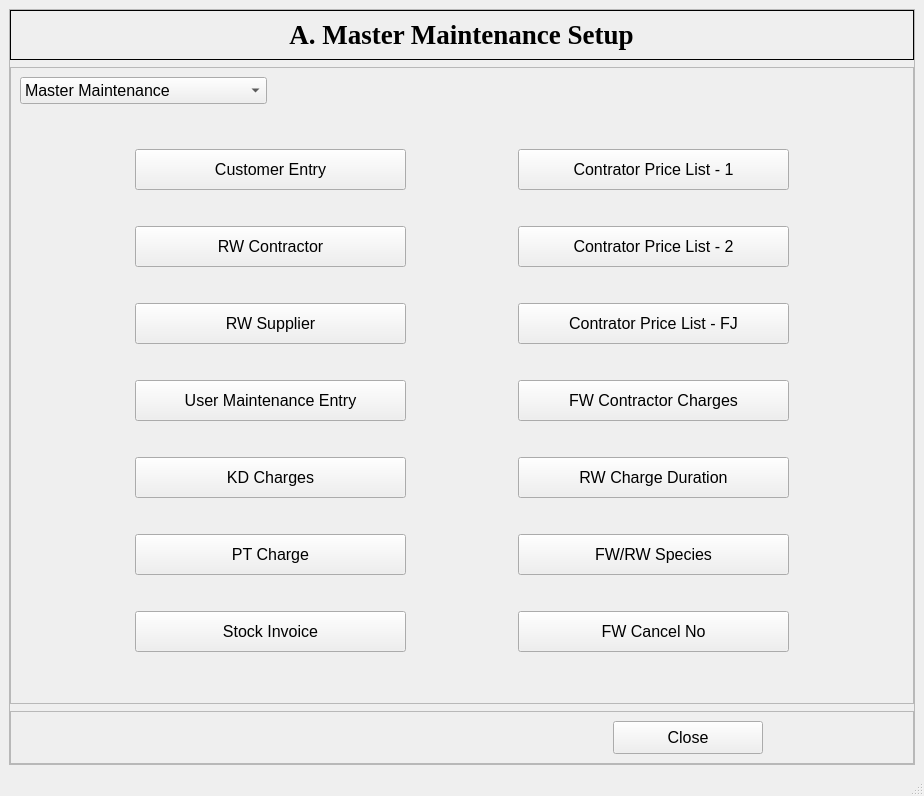
<?xml version="1.0" encoding="UTF-8"?>
<ui version="4.0">
 <class>MainWindow</class>
 <widget class="QMainWindow" name="MainWindow">
  <property name="geometry">
   <rect>
    <x>0</x>
    <y>0</y>
    <width>924</width>
    <height>796</height>
   </rect>
  </property>
  <property name="windowTitle">
   <string>MainWindow</string>
  </property>
  <widget class="QWidget" name="centralwidget">
   <layout class="QVBoxLayout" name="verticalLayout">
    <item>
     <widget class="QFrame" name="frame">
      <property name="frameShape">
       <enum>QFrame::StyledPanel</enum>
      </property>
      <property name="frameShadow">
       <enum>QFrame::Raised</enum>
      </property>
      <layout class="QVBoxLayout" name="verticalLayout_2" stretch="0,0,0">
       <property name="spacing">
        <number>7</number>
       </property>
       <property name="leftMargin">
        <number>0</number>
       </property>
       <property name="topMargin">
        <number>0</number>
       </property>
       <property name="rightMargin">
        <number>0</number>
       </property>
       <property name="bottomMargin">
        <number>0</number>
       </property>
       <item alignment="Qt::AlignTop">
        <widget class="QFrame" name="frame_3">
         <property name="minimumSize">
          <size>
           <width>0</width>
           <height>50</height>
          </size>
         </property>
         <property name="styleSheet">
          <string notr="true">QFrame{
border: 1px solid black;
}</string>
         </property>
         <property name="frameShape">
          <enum>QFrame::StyledPanel</enum>
         </property>
         <property name="frameShadow">
          <enum>QFrame::Raised</enum>
         </property>
         <layout class="QHBoxLayout" name="horizontalLayout">
          <property name="spacing">
           <number>0</number>
          </property>
          <property name="leftMargin">
           <number>0</number>
          </property>
          <property name="topMargin">
           <number>0</number>
          </property>
          <property name="rightMargin">
           <number>0</number>
          </property>
          <property name="bottomMargin">
           <number>0</number>
          </property>
          <item alignment="Qt::AlignHCenter|Qt::AlignVCenter">
           <widget class="QLabel" name="label">
            <property name="font">
             <font>
              <family>Times New Roman</family>
              <pointsize>20</pointsize>
              <weight>75</weight>
              <bold>true</bold>
             </font>
            </property>
            <property name="styleSheet">
             <string notr="true">border: none;</string>
            </property>
            <property name="text">
             <string>A. Master Maintenance Setup</string>
            </property>
            <property name="alignment">
             <set>Qt::AlignCenter</set>
            </property>
           </widget>
          </item>
         </layout>
        </widget>
       </item>
       <item>
        <widget class="QFrame" name="frame_2">
         <property name="minimumSize">
          <size>
           <width>900</width>
           <height>600</height>
          </size>
         </property>
         <property name="font">
          <font>
           <pointsize>12</pointsize>
          </font>
         </property>
         <property name="frameShape">
          <enum>QFrame::StyledPanel</enum>
         </property>
         <property name="frameShadow">
          <enum>QFrame::Raised</enum>
         </property>
         <layout class="QVBoxLayout" name="verticalLayout_3">
          <item alignment="Qt::AlignLeft">
           <widget class="QComboBox" name="dropBox">
            <item>
             <property name="text">
              <string>Master Maintenance</string>
             </property>
            </item>
            <item>
             <property name="text">
              <string>Wood Service Maintenance</string>
             </property>
            </item>
            <item>
             <property name="text">
              <string>Export Exchange Maintenance</string>
             </property>
            </item>
            <item>
             <property name="text">
              <string>Manufacturing Maintenance</string>
             </property>
            </item>
           </widget>
          </item>
          <item>
           <widget class="QStackedWidget" name="stackedWidget">
            <property name="currentIndex">
             <number>0</number>
            </property>
            <widget class="QWidget" name="page">
             <layout class="QGridLayout" name="gridLayout_2">
              <item row="0" column="0">
               <widget class="QPushButton" name="customerEntryBtn">
                <property name="minimumSize">
                 <size>
                  <width>271</width>
                  <height>41</height>
                 </size>
                </property>
                <property name="maximumSize">
                 <size>
                  <width>271</width>
                  <height>41</height>
                 </size>
                </property>
                <property name="text">
                 <string>Customer Entry</string>
                </property>
               </widget>
              </item>
              <item row="0" column="1">
               <widget class="QPushButton" name="contPriceOneBtn">
                <property name="minimumSize">
                 <size>
                  <width>271</width>
                  <height>41</height>
                 </size>
                </property>
                <property name="maximumSize">
                 <size>
                  <width>271</width>
                  <height>41</height>
                 </size>
                </property>
                <property name="text">
                 <string>Contrator Price List - 1</string>
                </property>
               </widget>
              </item>
              <item row="1" column="0">
               <widget class="QPushButton" name="rwContBtn">
                <property name="minimumSize">
                 <size>
                  <width>271</width>
                  <height>41</height>
                 </size>
                </property>
                <property name="maximumSize">
                 <size>
                  <width>271</width>
                  <height>41</height>
                 </size>
                </property>
                <property name="text">
                 <string>RW Contractor</string>
                </property>
               </widget>
              </item>
              <item row="1" column="1">
               <widget class="QPushButton" name="contPriceTwoBtn">
                <property name="minimumSize">
                 <size>
                  <width>271</width>
                  <height>41</height>
                 </size>
                </property>
                <property name="maximumSize">
                 <size>
                  <width>271</width>
                  <height>41</height>
                 </size>
                </property>
                <property name="text">
                 <string>Contrator Price List - 2</string>
                </property>
               </widget>
              </item>
              <item row="2" column="0">
               <widget class="QPushButton" name="rwSupplierBtn">
                <property name="minimumSize">
                 <size>
                  <width>271</width>
                  <height>41</height>
                 </size>
                </property>
                <property name="maximumSize">
                 <size>
                  <width>271</width>
                  <height>41</height>
                 </size>
                </property>
                <property name="text">
                 <string>RW Supplier</string>
                </property>
               </widget>
              </item>
              <item row="2" column="1">
               <widget class="QPushButton" name="contPriceFJBtn">
                <property name="minimumSize">
                 <size>
                  <width>271</width>
                  <height>41</height>
                 </size>
                </property>
                <property name="maximumSize">
                 <size>
                  <width>271</width>
                  <height>41</height>
                 </size>
                </property>
                <property name="text">
                 <string>Contrator Price List - FJ</string>
                </property>
               </widget>
              </item>
              <item row="3" column="0">
               <widget class="QPushButton" name="userMaintBtn">
                <property name="minimumSize">
                 <size>
                  <width>271</width>
                  <height>41</height>
                 </size>
                </property>
                <property name="maximumSize">
                 <size>
                  <width>271</width>
                  <height>41</height>
                 </size>
                </property>
                <property name="text">
                 <string>User Maintenance Entry</string>
                </property>
               </widget>
              </item>
              <item row="3" column="1">
               <widget class="QPushButton" name="fwContChargeBtn">
                <property name="minimumSize">
                 <size>
                  <width>271</width>
                  <height>41</height>
                 </size>
                </property>
                <property name="maximumSize">
                 <size>
                  <width>271</width>
                  <height>41</height>
                 </size>
                </property>
                <property name="text">
                 <string>FW Contractor Charges</string>
                </property>
               </widget>
              </item>
              <item row="4" column="0">
               <widget class="QPushButton" name="kdChargeBtn">
                <property name="minimumSize">
                 <size>
                  <width>271</width>
                  <height>41</height>
                 </size>
                </property>
                <property name="maximumSize">
                 <size>
                  <width>271</width>
                  <height>41</height>
                 </size>
                </property>
                <property name="text">
                 <string>KD Charges</string>
                </property>
               </widget>
              </item>
              <item row="4" column="1">
               <widget class="QPushButton" name="rwChargeDurationBtn">
                <property name="minimumSize">
                 <size>
                  <width>271</width>
                  <height>41</height>
                 </size>
                </property>
                <property name="maximumSize">
                 <size>
                  <width>271</width>
                  <height>41</height>
                 </size>
                </property>
                <property name="text">
                 <string>RW Charge Duration</string>
                </property>
               </widget>
              </item>
              <item row="5" column="0">
               <widget class="QPushButton" name="ptChargeBtn">
                <property name="minimumSize">
                 <size>
                  <width>271</width>
                  <height>41</height>
                 </size>
                </property>
                <property name="maximumSize">
                 <size>
                  <width>271</width>
                  <height>41</height>
                 </size>
                </property>
                <property name="text">
                 <string>PT Charge</string>
                </property>
               </widget>
              </item>
              <item row="5" column="1">
               <widget class="QPushButton" name="fwrwSpeciesBtn">
                <property name="minimumSize">
                 <size>
                  <width>271</width>
                  <height>41</height>
                 </size>
                </property>
                <property name="maximumSize">
                 <size>
                  <width>271</width>
                  <height>41</height>
                 </size>
                </property>
                <property name="text">
                 <string>FW/RW Species</string>
                </property>
               </widget>
              </item>
              <item row="6" column="0">
               <widget class="QPushButton" name="stockInvoiceBtn">
                <property name="minimumSize">
                 <size>
                  <width>271</width>
                  <height>41</height>
                 </size>
                </property>
                <property name="maximumSize">
                 <size>
                  <width>271</width>
                  <height>41</height>
                 </size>
                </property>
                <property name="text">
                 <string>Stock Invoice</string>
                </property>
               </widget>
              </item>
              <item row="6" column="1">
               <widget class="QPushButton" name="fwCancelNo">
                <property name="minimumSize">
                 <size>
                  <width>271</width>
                  <height>41</height>
                 </size>
                </property>
                <property name="maximumSize">
                 <size>
                  <width>271</width>
                  <height>41</height>
                 </size>
                </property>
                <property name="text">
                 <string>FW Cancel No</string>
                </property>
               </widget>
              </item>
             </layout>
            </widget>
            <widget class="QWidget" name="page_2">
             <layout class="QHBoxLayout" name="horizontalLayout_3">
              <item>
               <widget class="QGroupBox" name="groupBox">
                <property name="maximumSize">
                 <size>
                  <width>341</width>
                  <height>371</height>
                 </size>
                </property>
                <property name="font">
                 <font>
                  <pointsize>12</pointsize>
                  <weight>50</weight>
                  <bold>false</bold>
                 </font>
                </property>
                <property name="styleSheet">
                 <string notr="true">QGroupBox{
border: 3px double black;
font-size: 12pt;
}
QPushButton {
font-size: 12pt;
}</string>
                </property>
                <property name="title">
                 <string>Forest Wood Service Maintenance</string>
                </property>
                <layout class="QVBoxLayout" name="verticalLayout_4">
                 <property name="leftMargin">
                  <number>30</number>
                 </property>
                 <property name="topMargin">
                  <number>50</number>
                 </property>
                 <property name="bottomMargin">
                  <number>11</number>
                 </property>
                 <item>
                  <widget class="QPushButton" name="pushButton_16">
                   <property name="minimumSize">
                    <size>
                     <width>271</width>
                     <height>41</height>
                    </size>
                   </property>
                   <property name="maximumSize">
                    <size>
                     <width>271</width>
                     <height>41</height>
                    </size>
                   </property>
                   <property name="font">
                    <font>
                     <pointsize>12</pointsize>
                    </font>
                   </property>
                   <property name="text">
                    <string>Invoice No Maintenance</string>
                   </property>
                  </widget>
                 </item>
                 <item>
                  <widget class="QPushButton" name="pushButton_17">
                   <property name="minimumSize">
                    <size>
                     <width>271</width>
                     <height>41</height>
                    </size>
                   </property>
                   <property name="maximumSize">
                    <size>
                     <width>271</width>
                     <height>41</height>
                    </size>
                   </property>
                   <property name="font">
                    <font>
                     <pointsize>12</pointsize>
                    </font>
                   </property>
                   <property name="text">
                    <string>FW DO No</string>
                   </property>
                  </widget>
                 </item>
                 <item>
                  <widget class="QPushButton" name="pushButton_18">
                   <property name="minimumSize">
                    <size>
                     <width>271</width>
                     <height>41</height>
                    </size>
                   </property>
                   <property name="maximumSize">
                    <size>
                     <width>271</width>
                     <height>41</height>
                    </size>
                   </property>
                   <property name="font">
                    <font>
                     <pointsize>12</pointsize>
                    </font>
                   </property>
                   <property name="text">
                    <string>Lorry Transport Charge</string>
                   </property>
                  </widget>
                 </item>
                 <item>
                  <widget class="QPushButton" name="pushButton_19">
                   <property name="minimumSize">
                    <size>
                     <width>271</width>
                     <height>41</height>
                    </size>
                   </property>
                   <property name="maximumSize">
                    <size>
                     <width>271</width>
                     <height>41</height>
                    </size>
                   </property>
                   <property name="font">
                    <font>
                     <pointsize>12</pointsize>
                    </font>
                   </property>
                   <property name="text">
                    <string>Convective M3/Ton</string>
                   </property>
                  </widget>
                 </item>
                </layout>
               </widget>
              </item>
              <item>
               <widget class="QGroupBox" name="groupBox_2">
                <property name="maximumSize">
                 <size>
                  <width>341</width>
                  <height>371</height>
                 </size>
                </property>
                <property name="font">
                 <font>
                  <pointsize>12</pointsize>
                 </font>
                </property>
                <property name="styleSheet">
                 <string notr="true">QGroupBox{
border: 3px double black;
font-size: 12pt;
}
QPushButton {
font-size: 12pt;
}</string>
                </property>
                <property name="title">
                 <string>Rubber Wood Service Maintenance</string>
                </property>
                <layout class="QVBoxLayout" name="verticalLayout_5">
                 <property name="leftMargin">
                  <number>30</number>
                 </property>
                 <property name="topMargin">
                  <number>50</number>
                 </property>
                 <item>
                  <widget class="QPushButton" name="pushButton_20">
                   <property name="minimumSize">
                    <size>
                     <width>271</width>
                     <height>41</height>
                    </size>
                   </property>
                   <property name="maximumSize">
                    <size>
                     <width>271</width>
                     <height>41</height>
                    </size>
                   </property>
                   <property name="text">
                    <string>Finger Joint KD Charge</string>
                   </property>
                  </widget>
                 </item>
                 <item>
                  <widget class="QPushButton" name="pushButton_22">
                   <property name="minimumSize">
                    <size>
                     <width>271</width>
                     <height>41</height>
                    </size>
                   </property>
                   <property name="maximumSize">
                    <size>
                     <width>271</width>
                     <height>41</height>
                    </size>
                   </property>
                   <property name="text">
                    <string>RW DO NO</string>
                   </property>
                  </widget>
                 </item>
                 <item>
                  <widget class="QPushButton" name="pushButton_21">
                   <property name="minimumSize">
                    <size>
                     <width>271</width>
                     <height>41</height>
                    </size>
                   </property>
                   <property name="maximumSize">
                    <size>
                     <width>271</width>
                     <height>41</height>
                    </size>
                   </property>
                   <property name="text">
                    <string>KD Handling Charges</string>
                   </property>
                  </widget>
                 </item>
                 <item>
                  <widget class="QPushButton" name="pushButton_23">
                   <property name="minimumSize">
                    <size>
                     <width>271</width>
                     <height>41</height>
                    </size>
                   </property>
                   <property name="maximumSize">
                    <size>
                     <width>271</width>
                     <height>41</height>
                    </size>
                   </property>
                   <property name="text">
                    <string>Container Loading Charges</string>
                   </property>
                  </widget>
                 </item>
                </layout>
               </widget>
              </item>
             </layout>
            </widget>
            <widget class="QWidget" name="page_3">
             <layout class="QHBoxLayout" name="horizontalLayout_4">
              <item>
               <widget class="QPushButton" name="pushButton_25">
                <property name="minimumSize">
                 <size>
                  <width>271</width>
                  <height>41</height>
                 </size>
                </property>
                <property name="maximumSize">
                 <size>
                  <width>271</width>
                  <height>41</height>
                 </size>
                </property>
                <property name="text">
                 <string>Freight Charges</string>
                </property>
               </widget>
              </item>
              <item>
               <widget class="QPushButton" name="pushButton_24">
                <property name="minimumSize">
                 <size>
                  <width>271</width>
                  <height>41</height>
                 </size>
                </property>
                <property name="maximumSize">
                 <size>
                  <width>271</width>
                  <height>41</height>
                 </size>
                </property>
                <property name="text">
                 <string>Charges by Size</string>
                </property>
               </widget>
              </item>
             </layout>
            </widget>
            <widget class="QWidget" name="page_4">
             <layout class="QGridLayout" name="gridLayout">
              <item row="0" column="0">
               <widget class="QPushButton" name="pushButton_26">
                <property name="minimumSize">
                 <size>
                  <width>271</width>
                  <height>41</height>
                 </size>
                </property>
                <property name="maximumSize">
                 <size>
                  <width>271</width>
                  <height>41</height>
                 </size>
                </property>
                <property name="text">
                 <string>Ripping Charges</string>
                </property>
               </widget>
              </item>
              <item row="0" column="1">
               <widget class="QPushButton" name="pushButton_32">
                <property name="minimumSize">
                 <size>
                  <width>271</width>
                  <height>41</height>
                 </size>
                </property>
                <property name="maximumSize">
                 <size>
                  <width>271</width>
                  <height>41</height>
                 </size>
                </property>
                <property name="text">
                 <string>E4E Charges</string>
                </property>
               </widget>
              </item>
              <item row="1" column="0">
               <widget class="QPushButton" name="pushButton_27">
                <property name="minimumSize">
                 <size>
                  <width>271</width>
                  <height>41</height>
                 </size>
                </property>
                <property name="maximumSize">
                 <size>
                  <width>271</width>
                  <height>41</height>
                 </size>
                </property>
                <property name="text">
                 <string>S2S Charges</string>
                </property>
               </widget>
              </item>
              <item row="1" column="1">
               <widget class="QPushButton" name="pushButton_33">
                <property name="minimumSize">
                 <size>
                  <width>271</width>
                  <height>41</height>
                 </size>
                </property>
                <property name="maximumSize">
                 <size>
                  <width>271</width>
                  <height>41</height>
                 </size>
                </property>
                <property name="text">
                 <string>Goods Charges</string>
                </property>
               </widget>
              </item>
              <item row="2" column="0">
               <widget class="QPushButton" name="pushButton_28">
                <property name="minimumSize">
                 <size>
                  <width>271</width>
                  <height>41</height>
                 </size>
                </property>
                <property name="maximumSize">
                 <size>
                  <width>271</width>
                  <height>41</height>
                 </size>
                </property>
                <property name="text">
                 <string>S4S Charges</string>
                </property>
               </widget>
              </item>
              <item row="2" column="1">
               <widget class="QPushButton" name="pushButton_34">
                <property name="minimumSize">
                 <size>
                  <width>271</width>
                  <height>41</height>
                 </size>
                </property>
                <property name="maximumSize">
                 <size>
                  <width>271</width>
                  <height>41</height>
                 </size>
                </property>
                <property name="text">
                 <string>DO No Manufacturing</string>
                </property>
               </widget>
              </item>
              <item row="3" column="0">
               <widget class="QPushButton" name="pushButton_30">
                <property name="minimumSize">
                 <size>
                  <width>271</width>
                  <height>41</height>
                 </size>
                </property>
                <property name="maximumSize">
                 <size>
                  <width>271</width>
                  <height>41</height>
                 </size>
                </property>
                <property name="text">
                 <string>Lamination Charges</string>
                </property>
               </widget>
              </item>
              <item row="3" column="1">
               <widget class="QPushButton" name="pushButton_35">
                <property name="minimumSize">
                 <size>
                  <width>271</width>
                  <height>41</height>
                 </size>
                </property>
                <property name="maximumSize">
                 <size>
                  <width>271</width>
                  <height>41</height>
                 </size>
                </property>
                <property name="text">
                 <string>Pallet Charges</string>
                </property>
               </widget>
              </item>
              <item row="4" column="0">
               <widget class="QPushButton" name="pushButton_29">
                <property name="minimumSize">
                 <size>
                  <width>271</width>
                  <height>41</height>
                 </size>
                </property>
                <property name="maximumSize">
                 <size>
                  <width>271</width>
                  <height>41</height>
                 </size>
                </property>
                <property name="text">
                 <string>Finger Joint Charges</string>
                </property>
               </widget>
              </item>
              <item row="4" column="1">
               <widget class="QPushButton" name="pushButton_36">
                <property name="minimumSize">
                 <size>
                  <width>271</width>
                  <height>41</height>
                 </size>
                </property>
                <property name="maximumSize">
                 <size>
                  <width>271</width>
                  <height>41</height>
                 </size>
                </property>
                <property name="text">
                 <string>Cross Cut No</string>
                </property>
               </widget>
              </item>
              <item row="5" column="0">
               <widget class="QPushButton" name="pushButton_31">
                <property name="minimumSize">
                 <size>
                  <width>271</width>
                  <height>41</height>
                 </size>
                </property>
                <property name="maximumSize">
                 <size>
                  <width>271</width>
                  <height>41</height>
                 </size>
                </property>
                <property name="font">
                 <font>
                  <weight>50</weight>
                  <bold>false</bold>
                 </font>
                </property>
                <property name="text">
                 <string>T and G Charges</string>
                </property>
               </widget>
              </item>
              <item row="5" column="1">
               <widget class="QPushButton" name="pushButton_37">
                <property name="minimumSize">
                 <size>
                  <width>271</width>
                  <height>41</height>
                 </size>
                </property>
                <property name="maximumSize">
                 <size>
                  <width>271</width>
                  <height>41</height>
                 </size>
                </property>
                <property name="text">
                 <string>Invoice No</string>
                </property>
               </widget>
              </item>
             </layout>
            </widget>
           </widget>
          </item>
         </layout>
        </widget>
       </item>
       <item>
        <widget class="QFrame" name="frame_4">
         <property name="frameShape">
          <enum>QFrame::StyledPanel</enum>
         </property>
         <property name="frameShadow">
          <enum>QFrame::Raised</enum>
         </property>
         <layout class="QHBoxLayout" name="horizontalLayout_2">
          <property name="rightMargin">
           <number>150</number>
          </property>
          <item alignment="Qt::AlignRight">
           <widget class="QPushButton" name="closeButton">
            <property name="minimumSize">
             <size>
              <width>150</width>
              <height>33</height>
             </size>
            </property>
            <property name="maximumSize">
             <size>
              <width>150</width>
              <height>33</height>
             </size>
            </property>
            <property name="font">
             <font>
              <pointsize>12</pointsize>
             </font>
            </property>
            <property name="text">
             <string>Close</string>
            </property>
           </widget>
          </item>
         </layout>
        </widget>
       </item>
      </layout>
     </widget>
    </item>
   </layout>
  </widget>
  <widget class="QMenuBar" name="menubar">
   <property name="geometry">
    <rect>
     <x>0</x>
     <y>0</y>
     <width>924</width>
     <height>26</height>
    </rect>
   </property>
  </widget>
  <widget class="QStatusBar" name="statusbar"/>
 </widget>
 <resources/>
 <connections/>
</ui>
